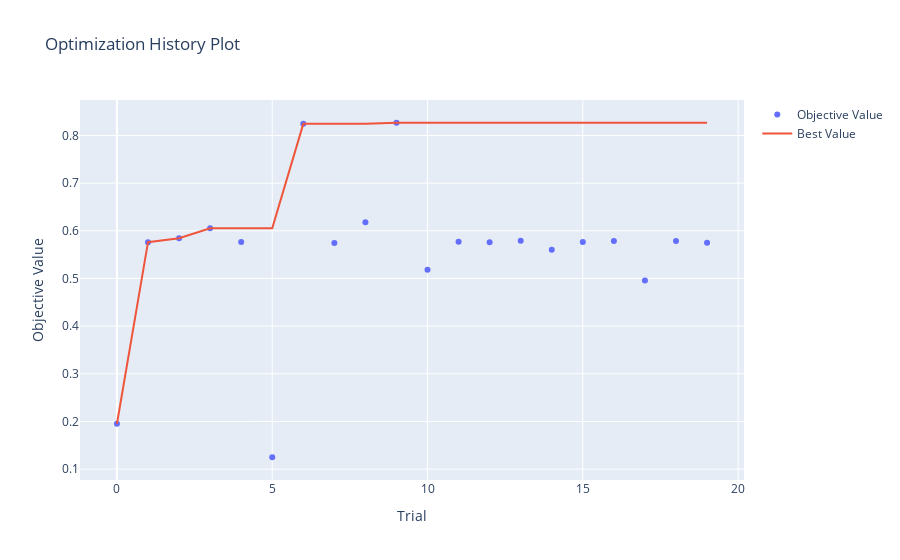
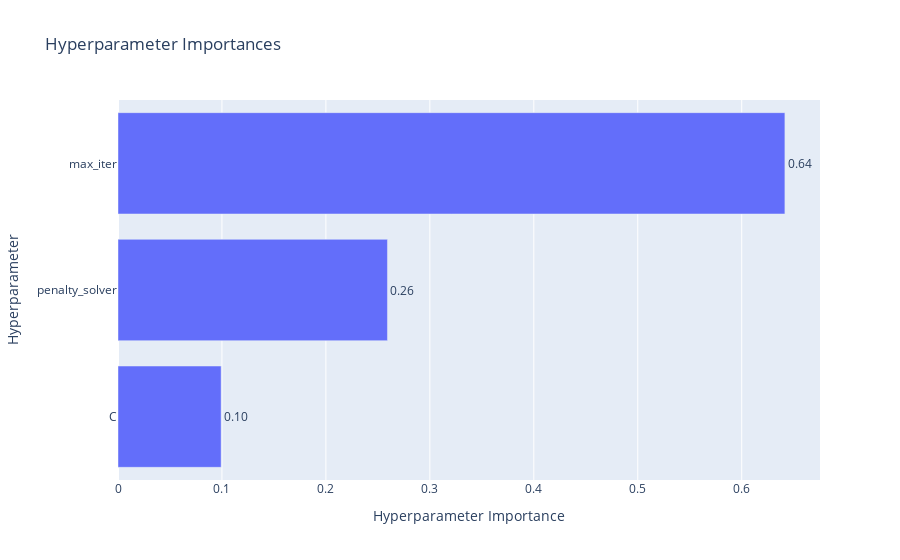
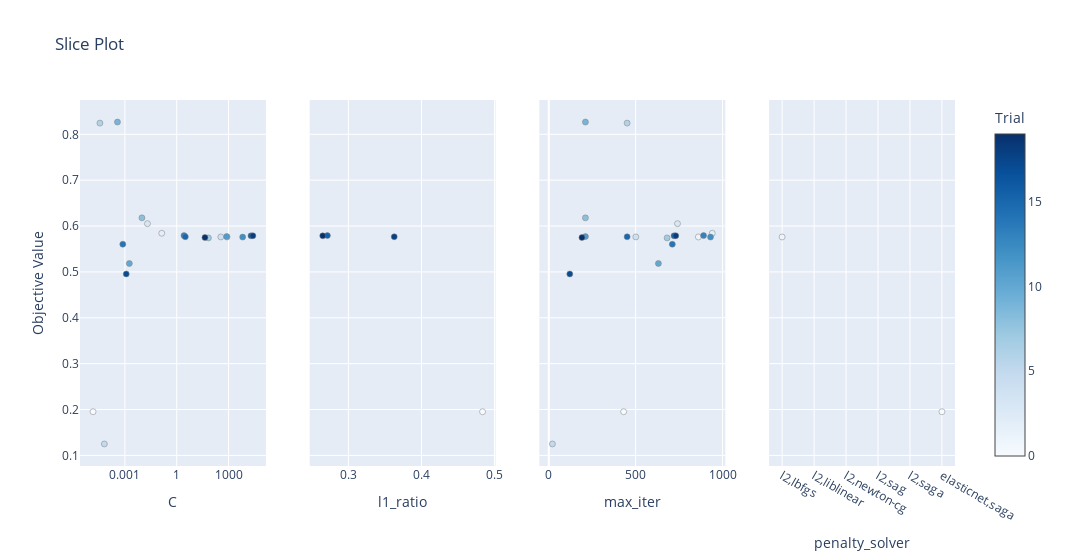

These figures' notebook cell, in order:
### Code cell
optuna.visualization.plot_optimization_history(lr_model_study).show()
optuna.visualization.plot_param_importances(lr_model_study).show()
optuna.visualization.plot_slice(lr_model_study).show()

### Figure 1 — Plotly figure (JSON) as saved in the notebook; plotly's stock layout.template omitted (floating-point values rounded to 4 significant figures)
{"data": [{"mode": "markers", "name": "Objective Value", "type": "scatter", "x": [0, 1, 2, 3, 4, 5, 6, 7, 8, 9, 10, 11, 12, 13, 14, 15, 16, 17, 18, 19], "y": [0.1952, 0.5762, 0.5843, 0.6052, 0.5763, 0.1249, 0.8244, 0.5742, 0.6178, 0.8267, 0.5184, 0.577, 0.5759, 0.5791, 0.5604, 0.5766, 0.5787, 0.4955, 0.5788, 0.575]}, {"mode": "lines", "name": "Best Value", "type": "scatter", "x": [0, 1, 2, 3, 4, 5, 6, 7, 8, 9, 10, 11, 12, 13, 14, 15, 16, 17, 18, 19], "y": [0.1952, 0.5762, 0.5843, 0.6052, 0.6052, 0.6052, 0.8244, 0.8244, 0.8244, 0.8267, 0.8267, 0.8267, 0.8267, 0.8267, 0.8267, 0.8267, 0.8267, 0.8267, 0.8267, 0.8267]}, {"marker": {"color": "#cccccc"}, "mode": "markers", "name": "Infeasible Trial", "showlegend": false, "type": "scatter", "x": [], "y": []}], "layout": {"title": {"text": "Optimization History Plot"}, "xaxis": {"title": {"text": "Trial"}}, "yaxis": {"title": {"text": "Objective Value"}}}}

### Figure 2 — Plotly figure (JSON) as saved in the notebook; plotly's stock layout.template omitted (floating-point values rounded to 4 significant figures)
{"data": [{"cliponaxis": false, "hovertemplate": ["C (FloatDistribution): 0.09922676823593621<extra></extra>", "penalty_solver (CategoricalDistribution): 0.25922218553506954<extra></extra>", "max_iter (IntDistribution): 0.6415510462289943<extra></extra>"], "name": "Objective Value", "orientation": "h", "text": ["0.10", "0.26", "0.64"], "textposition": "outside", "type": "bar", "x": [0.09923, 0.2592, 0.6416], "y": ["C", "penalty_solver", "max_iter"]}], "layout": {"title": {"text": "Hyperparameter Importances"}, "xaxis": {"title": {"text": "Hyperparameter Importance"}}, "yaxis": {"title": {"text": "Hyperparameter"}}}}

### Figure 3 — Plotly figure (JSON) as saved in the notebook; plotly's stock layout.template omitted (floating-point values rounded to 4 significant figures)
{"data": [{"marker": {"color": [0, 1, 2, 3, 4, 5, 6, 7, 8, 9, 10, 11, 12, 13, 14, 15, 16, 17, 18, 19], "colorbar": {"title": {"text": "Trial"}, "x": 1, "xpad": 40}, "colorscale": [[0, "rgb(247,251,255)"], [0.125, "rgb(222,235,247)"], [0.25, "rgb(198,219,239)"], [0.375, "rgb(158,202,225)"], [0.5, "rgb(107,174,214)"], [0.625, "rgb(66,146,198)"], [0.75, "rgb(33,113,181)"], [0.875, "rgb(8,81,156)"], [1, "rgb(8,48,107)"]], "line": {"color": "Grey", "width": 0.5}, "showscale": true}, "mode": "markers", "name": "Feasible Trial", "showlegend": false, "type": "scatter", "x": [1.419e-05, 822.3, 0.1357, 0.02017, 359.5, 6.4e-05, 3.551e-05, 68.73, 0.009616, 0.0003687, 0.001798, 787.4, 6618.0, 2.639, 0.0007515, 3.146, 20080.0, 0.001188, 25890.0, 43.28], "xaxis": "x", "y": [0.1952, 0.5762, 0.5843, 0.6052, 0.5763, 0.1249, 0.8244, 0.5742, 0.6178, 0.8267, 0.5184, 0.577, 0.5759, 0.5791, 0.5604, 0.5766, 0.5787, 0.4955, 0.5788, 0.575], "yaxis": "y"}, {"marker": {"color": [0, 13, 15, 16], "colorbar": {"title": {"text": "Trial"}, "x": 1, "xpad": 40}, "colorscale": [[0, "rgb(247,251,255)"], [0.125, "rgb(222,235,247)"], [0.25, "rgb(198,219,239)"], [0.375, "rgb(158,202,225)"], [0.5, "rgb(107,174,214)"], [0.625, "rgb(66,146,198)"], [0.75, "rgb(33,113,181)"], [0.875, "rgb(8,81,156)"], [1, "rgb(8,48,107)"]], "line": {"color": "Grey", "width": 0.5}, "showscale": false}, "mode": "markers", "name": "Feasible Trial", "showlegend": false, "type": "scatter", "x": [0.4835, 0.2713, 0.3627, 0.2649], "xaxis": "x2", "y": [0.1952, 0.5791, 0.5766, 0.5787], "yaxis": "y2"}, {"marker": {"color": [0, 1, 2, 3, 4, 5, 6, 7, 8, 9, 10, 11, 12, 13, 14, 15, 16, 17, 18, 19], "colorbar": {"title": {"text": "Trial"}, "x": 1, "xpad": 40}, "colorscale": [[0, "rgb(247,251,255)"], [0.125, "rgb(222,235,247)"], [0.25, "rgb(198,219,239)"], [0.375, "rgb(158,202,225)"], [0.5, "rgb(107,174,214)"], [0.625, "rgb(66,146,198)"], [0.75, "rgb(33,113,181)"], [0.875, "rgb(8,81,156)"], [1, "rgb(8,48,107)"]], "line": {"color": "Grey", "width": 0.5}, "showscale": false}, "mode": "markers", "name": "Feasible Trial", "showlegend": false, "type": "scatter", "x": [431, 861, 941, 741, 501, 21, 451, 681, 211, 211, 631, 211, 931, 891, 711, 451, 721, 121, 731, 191], "xaxis": "x3", "y": [0.1952, 0.5762, 0.5843, 0.6052, 0.5763, 0.1249, 0.8244, 0.5742, 0.6178, 0.8267, 0.5184, 0.577, 0.5759, 0.5791, 0.5604, 0.5766, 0.5787, 0.4955, 0.5788, 0.575], "yaxis": "y3"}, {"marker": {"color": [0, 1, 2, 3, 4, 5, 6, 7, 8, 9, 10, 11, 12, 13, 14, 15, 16, 17, 18, 19], "colorbar": {"title": {"text": "Trial"}, "x": 1, "xpad": 40}, "colorscale": [[0, "rgb(247,251,255)"], [0.125, "rgb(222,235,247)"], [0.25, "rgb(198,219,239)"], [0.375, "rgb(158,202,225)"], [0.5, "rgb(107,174,214)"], [0.625, "rgb(66,146,198)"], [0.75, "rgb(33,113,181)"], [0.875, "rgb(8,81,156)"], [1, "rgb(8,48,107)"]], "line": {"color": "Grey", "width": 0.5}, "showscale": false}, "mode": "markers", "name": "Feasible Trial", "showlegend": false, "type": "scatter", "x": [["elasticnet", "saga"], ["l2", "lbfgs"], ["l2", "lbfgs"], ["l2", "newton-cg"], ["l2", "newton-cg"], ["l1", "liblinear"], ["l2", "sag"], ["l2", "liblinear"], ["l2", "lbfgs"], ["l2", "newton-cg"], ["l1", "liblinear"], ["l2", "saga"], ["l2", "liblinear"], ["elasticnet", "saga"], ["l2", "liblinear"], ["elasticnet", "saga"], ["elasticnet", "saga"], ["l1", "liblinear"], ["l2", "sag"], ["l1", "liblinear"]], "xaxis": "x4", "y": [0.1952, 0.5762, 0.5843, 0.6052, 0.5763, 0.1249, 0.8244, 0.5742, 0.6178, 0.8267, 0.5184, 0.577, 0.5759, 0.5791, 0.5604, 0.5766, 0.5787, 0.4955, 0.5788, 0.575], "yaxis": "y4"}], "layout": {"title": {"text": "Slice Plot"}, "width": 1200, "xaxis": {"anchor": "y", "domain": [0, 0.2125], "title": {"text": "C"}, "type": "log"}, "xaxis2": {"anchor": "y2", "domain": [0.2625, 0.475], "title": {"text": "l1_ratio"}}, "xaxis3": {"anchor": "y3", "domain": [0.525, 0.7375], "title": {"text": "max_iter"}}, "xaxis4": {"anchor": "y4", "categoryarray": [["l1", "liblinear"], ["l1", "saga"], ["l2", "lbfgs"], ["l2", "liblinear"], ["l2", "newton-cg"], ["l2", "sag"], ["l2", "saga"], ["elasticnet", "saga"]], "categoryorder": "array", "domain": [0.7875, 1], "title": {"text": "penalty_solver"}, "type": "category"}, "yaxis": {"anchor": "x", "domain": [0, 1], "title": {"text": "Objective Value"}}, "yaxis2": {"anchor": "x2", "domain": [0, 1], "matches": "y", "showticklabels": false}, "yaxis3": {"anchor": "x3", "domain": [0, 1], "matches": "y", "showticklabels": false}, "yaxis4": {"anchor": "x4", "domain": [0, 1], "matches": "y", "showticklabels": false}}}
